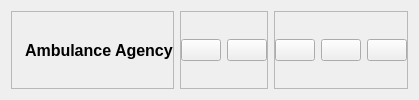
        <widget class="QWidget" name="HeaderContainer" native="true">
         <layout class="QHBoxLayout" name="horizontalLayout_5">
          <item alignment="Qt::AlignLeft">
           <widget class="QFrame" name="frame_5">
            <property name="frameShape">
             <enum>QFrame::StyledPanel</enum>
            </property>
            <property name="frameShadow">
             <enum>QFrame::Raised</enum>
            </property>
            <layout class="QHBoxLayout" name="horizontalLayout_7">
             <property name="leftMargin">
              <number>0</number>
             </property>
             <property name="topMargin">
              <number>0</number>
             </property>
             <property name="rightMargin">
              <number>0</number>
             </property>
             <property name="bottomMargin">
              <number>0</number>
             </property>
             <item>
              <widget class="QLabel" name="label_5">
               <property name="maximumSize">
                <size>
                 <width>30</width>
                 <height>30</height>
                </size>
               </property>
               <property name="text">
                <string/>
               </property>
               <property name="pixmap">
                <pixmap resource="rsc.qrc">:/rsc/img/ambulance.png</pixmap>
               </property>
               <property name="scaledContents">
                <bool>true</bool>
               </property>
              </widget>
             </item>
             <item>
              <widget class="QLabel" name="label_6">
               <property name="font">
                <font>
                 <pointsize>12</pointsize>
                 <weight>75</weight>
                 <bold>true</bold>
                </font>
               </property>
               <property name="text">
                <string>Ambulance Agency</string>
               </property>
              </widget>
             </item>
            </layout>
           </widget>
          </item>
          <item alignment="Qt::AlignHCenter">
           <widget class="QFrame" name="frame_6">
            <property name="frameShape">
             <enum>QFrame::StyledPanel</enum>
            </property>
            <property name="frameShadow">
             <enum>QFrame::Raised</enum>
            </property>
            <layout class="QHBoxLayout" name="horizontalLayout_6">
             <property name="leftMargin">
              <number>0</number>
             </property>
             <property name="topMargin">
              <number>0</number>
             </property>
             <property name="rightMargin">
              <number>0</number>
             </property>
             <property name="bottomMargin">
              <number>0</number>
             </property>
             <item>
              <widget class="QPushButton" name="pushButton_6">
               <property name="toolTip">
                <string>More</string>
               </property>
               <property name="text">
                <string/>
               </property>
               <property name="icon">
                <iconset resource="rsc.qrc">
                 <normaloff>:/rsc/img/more-horizontal.svg</normaloff>:/rsc/img/more-horizontal.svg</iconset>
               </property>
               <property name="iconSize">
                <size>
                 <width>24</width>
                 <height>24</height>
                </size>
               </property>
              </widget>
             </item>
             <item>
              <widget class="QPushButton" name="pushButton_5">
               <property name="toolTip">
                <string>Profile</string>
               </property>
               <property name="text">
                <string/>
               </property>
               <property name="icon">
                <iconset resource="rsc.qrc">
                 <normaloff>:/rsc/img/user.svg</normaloff>:/rsc/img/user.svg</iconset>
               </property>
               <property name="iconSize">
                <size>
                 <width>24</width>
                 <height>24</height>
                </size>
               </property>
              </widget>
             </item>
            </layout>
           </widget>
          </item>
          <item alignment="Qt::AlignRight">
           <widget class="QFrame" name="frame_7">
            <property name="frameShape">
             <enum>QFrame::StyledPanel</enum>
            </property>
            <property name="frameShadow">
             <enum>QFrame::Raised</enum>
            </property>
            <layout class="QHBoxLayout" name="horizontalLayout_4">
             <property name="leftMargin">
              <number>0</number>
             </property>
             <property name="topMargin">
              <number>0</number>
             </property>
             <property name="rightMargin">
              <number>0</number>
             </property>
             <property name="bottomMargin">
              <number>0</number>
             </property>
             <item>
              <widget class="QPushButton" name="MinimizeBtn">
               <property name="toolTip">
                <string>Minimize</string>
               </property>
               <property name="text">
                <string/>
               </property>
               <property name="icon">
                <iconset resource="rsc.qrc">
                 <normaloff>:/rsc/img/minus.svg</normaloff>:/rsc/img/minus.svg</iconset>
               </property>
              </widget>
             </item>
             <item>
              <widget class="QPushButton" name="RestoreBtn">
               <property name="toolTip">
                <string>Restore Window</string>
               </property>
               <property name="text">
                <string/>
               </property>
               <property name="icon">
                <iconset resource="rsc.qrc">
                 <normaloff>:/rsc/img/square.svg</normaloff>:/rsc/img/square.svg</iconset>
               </property>
              </widget>
             </item>
             <item>
              <widget class="QPushButton" name="CloseBtn">
               <property name="toolTip">
                <string>Close Window</string>
               </property>
               <property name="text">
                <string/>
               </property>
               <property name="icon">
                <iconset resource="rsc.qrc">
                 <normaloff>:/rsc/img/x.svg</normaloff>:/rsc/img/x.svg</iconset>
               </property>
              </widget>
             </item>
            </layout>
           </widget>
          </item>
         </layout>
        </widget>
